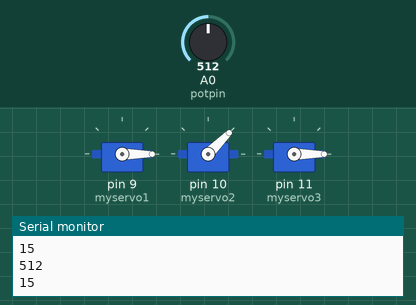
Bench run of a sketch on a simulated Arduino Uno, built with avr-gcc and run on an emulated ATmega328P. Parts: 3 × servo, the last lines printed to the serial monitor. The test bench sets the inputs (shaded band); at power-on: A0 (potpin) = 512.

Above: at 2.2 s.
2.3 s: A0 (potpin) set to 665
4.3 s: A0 (potpin) set to 692
At 5.9 s:
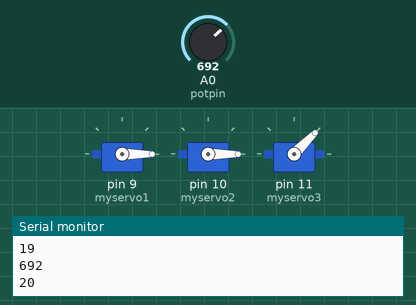
6.3 s: A0 (potpin) set to 511
At 8.3 s:
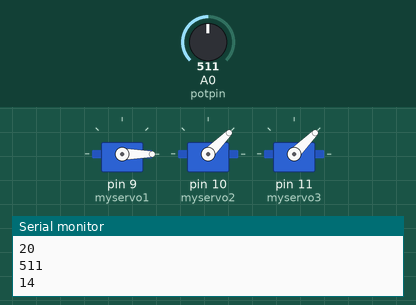
10.4 s: A0 (potpin) set to 382
12.4 s: A0 (potpin) set to 360
At 15.7 s:
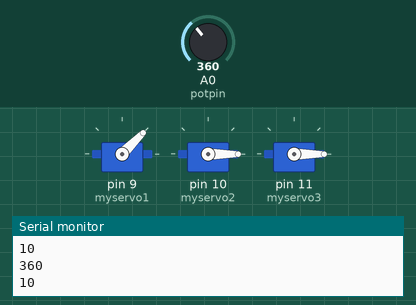
16.4 s: A0 (potpin) set to 716
At 17.3 s:
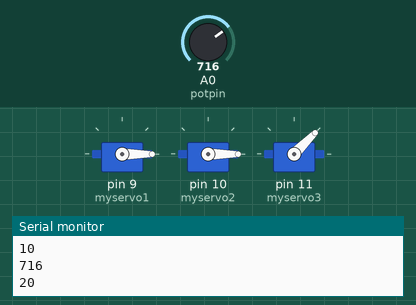
Timing chart, 0 to 19.4 s (numbered marks = the images above; inputs shaded):
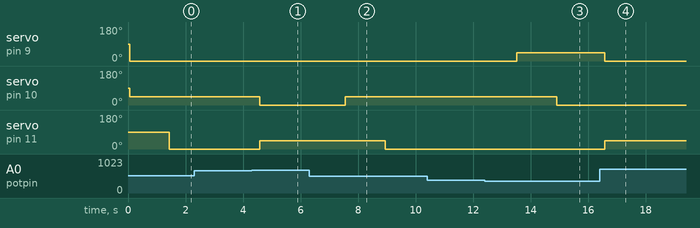

Measured:
- the behaviour switches between 681 and 682 on A0 (potpin) (found by bisection; images 0 and 1)
- the behaviour switches between 376 and 375 on A0 (potpin) (found by bisection; images 2 and 3)
- after the input at 4.3 s, servo on pin 10 (myservo2): 45° → 0° after 0.28 s; servo on pin 11 (myservo3): 0° → 45° after 0.28 s
- after the input at 6.3 s, servo on pin 10 (myservo2): 0° → 45° after 1.3 s; servo on pin 11 (myservo3): 45° → 0° after 2.6 s
- after the input at 12.4 s, servo on pin 9 (myservo1): 0° → 45° after 1.1 s; servo on pin 10 (myservo2): 45° → 0° after 2.5 s
- after the input at 16.4 s, servo on pin 9 (myservo1): 45° → 0° after 0.18 s; servo on pin 11 (myservo3): 0° → 45° after 0.18 s

The sketch:

Anemometer_driver.ino
```cpp
// Please watch this video: https://drive.google.com/file/d/1uBKeOFcLNnAfiUFGVdSSA0oE34UpN2o3/view?usp=sharing
// Use this Anemometer Kit :https://core-electronics.com.au/anemometer-kit-0-5v.html?utm_source=google_shopping&gclid=Cj0KCQjwp4j6BRCRARIsAGq4yMFRJGjbzUFtSwjDgkTiwECduvNEe_1KxOVdWjpPY4SaN8mcER6_ol8aAgsVEALw_wcB
// Make the hardware just like shown  in this picture: https://drive.google.com/file/d/1wRDZWEKKZ1YLLOmiJ8HO51v-bjlhDpS8/view?usp=sharing

#include <Servo.h>

Servo myservo1; // GREEN FLAG // create servo object to control a servo
Servo myservo2; // YELLOW FLAG // create servo object to control a servo
Servo myservo3; // RED FLAG // create servo object to control a servo


int potpin = 0;  // analog pin (A0) used to connect the anenometer/ potentiometer// Please see the  anemometer kit diagram
int val;    // variable to read the value from the analog pin
int val2; // variable which store the value of speed
int angle=45;  // angle in degree //In question it is given 45
int top_speed=30; // top speed of your sensor in km/hr. I have choosed 30km/hr as the highest speed of the wind
int pause_time=30; // change this to control rpm
int pos=0;
void setup() {
  myservo1.attach(9); // GREEN FLAG  // attaches the servo on pin 9 to the servo object
    myservo2.attach(10);  // YELLOW FLAG // attaches the servo on pin 9 to the servo object
    myservo3.attach(11); // RED FLAG   // attaches the servo on pin 9 to the servo object
  Serial.begin(9600);
}

void loop() {

  val = analogRead(potpin);            // reads the value of the potentiometer (value between 0 and 1023)
  Serial.println(val);
  val2 = map(val, 0, 1023, 0, top_speed);     // scale it to use it with the servo (value between 0 and top speed)
  Serial.println(val2);
  // When speed is less than 2 km
  if(val2>=0 && val2<2)
  {
    myservo1.write(0);
    myservo2.write(0);
    myservo3.write(0);
  }
    delay(25);// waits for the servo to get there
      // When speed is greater or equal to 2 and  less than 11 km/hr
   if(val2>=2 && val2<11)
  {

   for (pos = 0; pos <= angle; pos += 1) { // goes from 0 degrees to 45 degrees
    // in steps of 1 degree
    myservo1.write(angle);            // tell servo to go to position in variable 'pos'
    delay(pause_time);        // waits for some time to reach the position
  }

   myservo2.write(0);
   myservo3.write(0);
  }
      delay(pause_time); // waits for the servo to get there
   // When speed is greater or equal to 11 and  less than 20 km/hr
   if(val2>=11 && val2<20)
  {
   myservo1.write(0);

 for (pos = 0; pos <= angle; pos += 1) { // goes from 0 degrees to 45 degrees
    // in steps of 1 degree
    myservo2.write(angle);            // tell servo to go to position in variable 'pos'
    delay(pause_time);        // waits for some time to reach the position
  }
   myservo3.write(0);
  }
      delay(pause_time);// waits for the servo to get there
     if(val2>=20)
  {
   myservo1.write(0);
   myservo2.write(0);
 for (pos = 0; pos <= angle; pos += 1) { // goes from 0 degrees to 45 degrees
    // in steps of 1 degree
    myservo3.write(angle);            // tell servo to go to position in variable 'pos'
    delay(pause_time);        // waits for some time to reach the position
  }
  }
   delay(pause_time);// waits for the servo to get there
}
```
